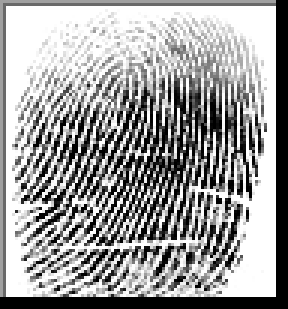
#> input picture Real/103__F_Left_ring_finger.BMP, 96 x 103 px (shown 3 times larger); its folder holds only this picture in this run
$ jupyter execute --allow-errors MinutiaesRecognition.ipynb
#> lines starting #> are read from the running program, lines starting #| are printed output that depends on the picture; after the words box and inside, x2 and y2 are one past the last pixel; in counts of white or black regions, pixels touching at a corner belong together
# Package import

Used "SOCOFing" dataset: https://www.kaggle.com/datasets/ruizgara/socofing

[cell 1]
import os
import random
import itertools
import numpy as np
import seaborn as sns
import glob
import random
import imageio
import PIL, cv2
import pandas as pd
import matplotlib.pyplot as plt
import matplotlib.image as mpimgP
import datetime
import tensorflow as tf
import skimage as si
import math
from skimage.morphology import convex_hull_image, erosion
from skimage.morphology import square
from scipy.ndimage import convolve
from PIL import Image,ImageFilter
from skimage.feature import hessian_matrix, hessian_matrix_eigvals
from scipy import ndimage
from keras.models import Sequential
from keras.utils import to_categorical, plot_model
from keras.preprocessing.image import ImageDataGenerator
from keras import layers, regularizers, optimizers, callbacks
from sklearn.model_selection import train_test_split
from sklearn.metrics import confusion_matrix

# Feature extraction (step by step)

## Import and process image

[cell 2]
DATA_DIR = "./Real/"
images = glob.glob(DATA_DIR + "*.BMP")

#count images
print(len(images))

[cell 3]
image = cv2.imread(images[0])
#> image is the input picture: shape (103, 96, 3); min 0, max 255, mean 158.3
gray = cv2.cvtColor(image, cv2.COLOR_BGR2GRAY)
plt.imshow(gray, cmap='gray')

[cell 4]
# Crop image to remove strange border coming from data
left = 2
top = 2
right = 88
bottom = 98
imgcropped = gray[top:bottom,left:right]
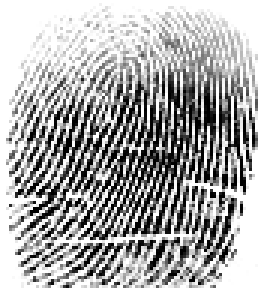
#> imgcropped: shape (96, 86) (shown 3 times larger); min 0, max 255, mean 169.3
plt.imshow(imgcropped, cmap='gray')

[cell 5]
_,th = cv2.threshold(imgcropped,80,255,cv2.THRESH_BINARY)
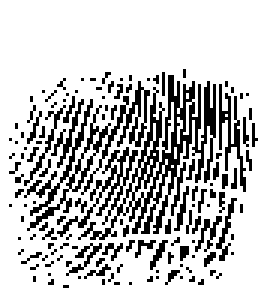
#> th: shape (96, 86) (shown 3 times larger); 76.1% white; black in thin lines or dots, all inside (x1, y1, x2, y2) = (3, 23, 86, 96)
plt.imshow(th, cmap='gray')

[cell 6]
# Binarized image 0-255 to binary image 0-1
th_inv = np.invert(th)
bin_img = np.array(th_inv/th_inv.max(),dtype=np.uint8)

plt.imshow(th_inv, cmap='gray')

[cell 7]
from skimage.morphology import skeletonize
skeleton = skeletonize(bin_img)
#> skeleton: shape (96, 86) bool; 16.5% white in thin lines or dots, all inside (x1, y1, x2, y2) = (3, 23, 85, 96)
fig, axes = plt.subplots(nrows=1, ncols=2, figsize=(8, 4),
                         sharex=True, sharey=True)

ax = axes.ravel()

ax[0].imshow(image, cmap='gray')
ax[0].axis('off')
ax[0].set_title('original', fontsize=20)

ax[1].imshow(skeleton, cmap='gray')
ax[1].axis('off')
ax[1].set_title('skeleton', fontsize=20)

fig.tight_layout()
plt.show()
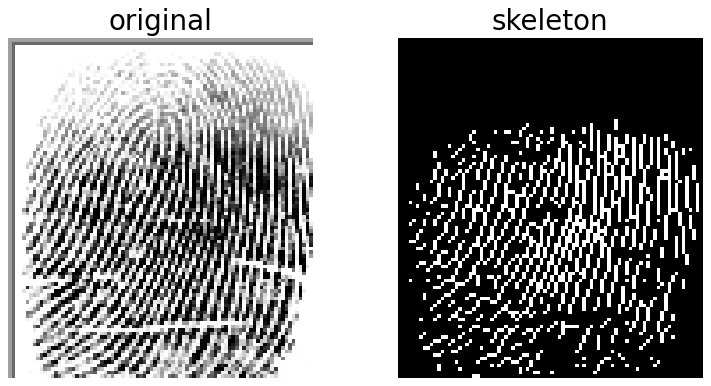
#> figure drawn by matplotlib, 2 panels

## Create arrays of terminations and bifurcations

[cell 8]
(rows, cols) = skeleton.shape
#> rows = 96; cols = 86
minutiaeTerm = np.zeros(skeleton.shape)
minutiaeBif = np.zeros(skeleton.shape)
for i in range(1,rows-1):
    for j in range(1,cols-1):
        #print(skeleton[i,j])
        if(skeleton[i][j]):
            block = skeleton[i-1:i+2,j-1:j+2]
            block_val = np.sum(block)
            if(block_val == 2):
                #print("Term")
                minutiaeTerm[i,j] = 1
            elif(block_val == 4):
                #print("Bifurcation")
                minutiaeBif[i,j] = 1
#> minutiaeBif: shape (96, 86) float64; values 0 (black) and 1 (white), 2.8% white in thin lines or dots, all inside (x1, y1, x2, y2) = (10, 28, 79, 84)
#> minutiaeTerm: shape (96, 86) float64; values 0 (black) and 1 (white), 3% white in thin lines or dots, all inside (x1, y1, x2, y2) = (3, 23, 85, 95)

bifurcations = si.measure.label(minutiaeBif, connectivity=2)
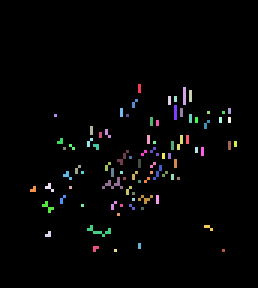
#> bifurcations: shape (96, 86) int64 (shown 3 times larger); 88 distinct labels, from 0 to 87; one colour per label, 0 black
terminations = si.measure.label(minutiaeTerm, connectivity=2)
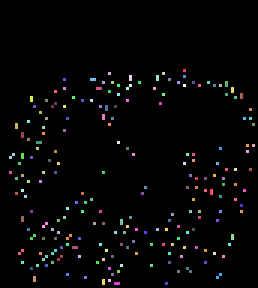
#> terminations: shape (96, 86) int64 (shown 3 times larger); 212 distinct labels, from 0 to 211; one colour per label, 0 black
bifurcations.shape
#> Out = (96, 86)

[cell 9]
regionsBIF = si.measure.regionprops(bifurcations)
#> regionsBIF = 87 regions; largest, box (x1, y1, x2, y2) and area: (34, 59, 41, 63) 10, (29, 75, 37, 79) 10, (61, 29, 62, 35) 6, (39, 50, 43, 55) 6, (46, 65, 51, 68) 6
regionsTERM = si.measure.regionprops(terminations)
#> regionsTERM = 211 regions; largest, box (x1, y1, x2, y2) and area: (43, 25, 44, 27) 2, (52, 25, 53, 27) 2, (30, 26, 32, 27) 2, (75, 27, 76, 29) 2, (42, 28, 44, 30) 2
len(regionsBIF)
#> Out = 87

[cell 10]
len(regionsTERM)
#> Out = 211

[cell 11]
class FeatureVector:
    def __init__(self, x, y, angle, type):
        self.x = x
        self.y = y
        self.angle = angle
        self.type = type

    def __repr__(self):
        return f"FV: {self.type} @ ({self.x},{self.y}) ∠ {self.angle}"

    def asarray(self):
        return [self.x, self.y, self.angle, self.type[0]]

    def __eq__(self, other):
        if isinstance(other, FeatureVector):
            return self.x == other.x and self.y == other.y and self.angle == other.angle and self.type == other.type
        return False

    def __hash__(self) -> int:
        return round(self.x*1000000+self.y)

## Calculate angle of minutiaes

[cell 12]
def calculateAngles(block, type):
    controlSum = 0
    (blockRow, blockCol) = (block.shape[0], block.shape[1])
    xCenter = (blockRow-1)/2
    yCenter = (blockCol-1)/2
    if type == "bifurcation":
        angles = []
        for i in range(blockRow):
            for j in range(blockCol):
                if (i ==0 or j== 0 or i == blockRow-1 or j== blockRow-1) and block[i][j]:
                    angle =math.degrees(math.atan2(i-xCenter, j-xCenter))
                    controlSum +=1
                    angles.append(angle)
        if controlSum != 3: #is not a bifurcation
            angles = float('nan')
        return angles
    if type == "termination":
        angles = []
        for i in range(blockRow):
            for j in range(blockCol):
                if (i ==0 or j== 0 or i == blockRow-1 or j== blockRow-1) and block[i][j]:
                    angle =math.degrees(math.atan2(i-xCenter, j-xCenter))
                    controlSum +=1
                    angles.append(angle)
                    if controlSum > 1: #is not a termination
                        angles = float('nan')
        return angles

## Save features to vector

[cell 13]
Features = []
for region in regionsBIF:
    (row,col) = np.int16(region.centroid)
    block = skeleton[row-1: row+2, col-1:col+2]
    #print(block)
    angles = calculateAngles(block, "bifurcation")
    Features.append(FeatureVector(row, col, angles, "Bifurcation"))
#> this loop made 87 passes
#> (row, col) on passes 1 to 12: (29, 46), (31, 61), (31, 63), (33, 56), (32, 58), (34, 44), (37, 58), (37, 40), (37, 60), (36, 76), (37, 69), (37, 74)
#> (row, col) on passes 26, 28, 37, 40, 41, 49: (47, 59), (46, 19), (49, 50), (52, 40), (50, 47), (54, 50)

#> (the rest of this cell did not finish here and is left out)

[cell 14]
def ShowResults(skel, TermLabel, BifLabel): #not work
    minutiaeBif = TermLabel * 0;
#> minutiaeBif: shape (96, 86) int64; every value is 0
    minutiaeTerm = BifLabel * 0;

    (rows, cols) = (skel.shape[0], skel.shape[1])
    DispImg = np.zeros((rows, cols, 3), np.uint8)
    DispImg[:, :, 0] = skel;
    DispImg[:, :, 1] = skel;
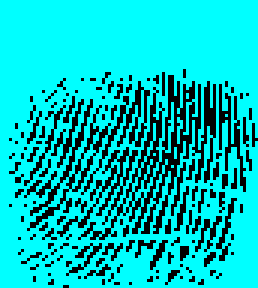
#> DispImg: shape (96, 86, 3) (shown 3 times larger); mean of channels 0, 1, 2 194.1, 194.1, 0; drawn as B, G, R
    DispImg[:, :, 2] = skel;
    a_s = np.squeeze(skel)
    print(a_s.shape)
#| (96, 86)
    RP = si.measure.regionprops(BifLabel)
    for idx, i in enumerate(RP):
        (row, col) = np.int16(np.round(i['Centroid']))
        minutiaeBif[row, col] = 1;
        (rr, cc) = si.draw.circle_perimeter(row, col, 1);
        si.draw.set_color(DispImg, (rr, cc), (255, 0, 0));
#> this loop made 87 passes
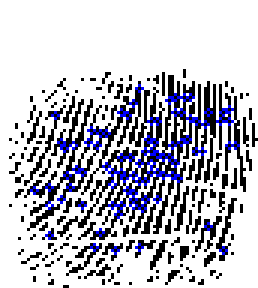
#> DispImg: shape (96, 86, 3) (shown 3 times larger); mean of channels 0, 1, 2 200.4, 190, 190; drawn as B, G, R
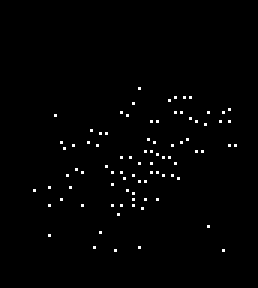
#> minutiaeBif: shape (96, 86) int64 (shown 3 times larger); values 0 (black) and 1 (white), 1.1% white in thin lines or dots, all inside (x1, y1, x2, y2) = (11, 29, 79, 84)

    RP = si.measure.regionprops(TermLabel)
    for idx, i in enumerate(RP):
        (row, col) = np.int16(np.round(i['Centroid']))
        minutiaeTerm[row, col] = 1;
        (rr, cc) = si.draw.circle_perimeter(row, col, 1);
        si.draw.set_color(DispImg, (rr, cc), (0, 0, 255));
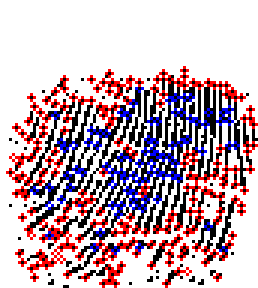
#> DispImg: shape (96, 86, 3) (shown 3 times larger); 10.05% of pixels changed, all inside (x1, y1, x2, y2) = (2, 22, 86, 96); drawn as B, G, R
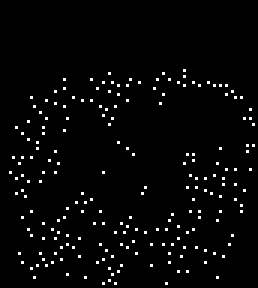
#> minutiaeTerm: shape (96, 86) int64 (shown 3 times larger); values 0 (black) and 1 (white), 2.6% white in thin lines or dots, all inside (x1, y1, x2, y2) = (3, 23, 85, 95)

    plt.figure(figsize=(6,6))
    plt.title("Minutiae extraction results")
    plt.imshow(DispImg)

[cell 15]
ShowResults(th, terminations, bifurcations)

# Recognizing fingerprints based on extracted minutiae feature vectors

[cell 16]
Features[0] # Exemplary 'Bifurcation' feature

[cell 17]
Features[-1] # Exemplary 'Termination' feature

## Finger image feature extraction in one function

[cell 18]
def extract_finger_feature_vectors(image_path, showResults=False, top=0, bottom=0, left=0, right=0):
    # Get image
    image = cv2.imread(image_path)
    gray = cv2.cvtColor(image, cv2.COLOR_BGR2GRAY)

    # Crop the image
    if not (top==bottom==left==right):
        gray = gray[top:bottom,left:right]

    # Clean-up image a little
    _, th = cv2.threshold(gray,80,255,cv2.THRESH_BINARY)

    # Binarized image 0-255 to binary image 0-1
    th_inv = np.invert(th)
    bin_img = np.array(th_inv/th_inv.max(),dtype=np.uint8)

    # Skeletonize the image
    skeleton = skeletonize(bin_img)

    # Extract features
    (rows, cols) = skeleton.shape
    minutiaeTerm = np.zeros(skeleton.shape)
    minutiaeBif = np.zeros(skeleton.shape)
    for i in range(1,rows-1):
        for j in range(1,cols-1):
            #print(skeleton[i,j])
            if(skeleton[i][j]):
                block = skeleton[i-1:i+2,j-1:j+2]
                block_val = np.sum(block)
                if(block_val == 2):
                    #print("Term")
                    minutiaeTerm[i,j] = 1
                elif(block_val == 4):
                    #print("Bifurcation")
                    minutiaeBif[i,j] = 1

    bifurcations = si.measure.label(minutiaeBif, connectivity=2)
    terminations = si.measure.label(minutiaeTerm, connectivity=2)
    regionsBIF = si.measure.regionprops(bifurcations)
    regionsTERM = si.measure.regionprops(terminations)

    Features = []
    for region in regionsBIF:
        (row,col) = np.int16(region.centroid)
        block = skeleton[row-1: row+2, col-1:col+2]
        #print(block)
        angles = calculateAngles(block, "bifurcation")
        Features.append(FeatureVector(row, col, angles, "Bifurcation"))

    for region in regionsTERM:
        (row,col) = np.int16(region.centroid)
        block = skeleton[row-1: row+2, col-1:col+2]
        #print(block)
        angles = calculateAngles(block, "termination")
        Features.append(FeatureVector(row, col, angles, "Termination"))

    if showResults:
        ShowResults(th, terminations, bifurcations)

    return Features

## Recognize fingerprints (brute force - comparing feature vectors)

#> (a cell that did not finish here is left out)

#> (a cell that did not finish here is left out)

$ run again, on Real/119__F_Right_index_finger.BMP
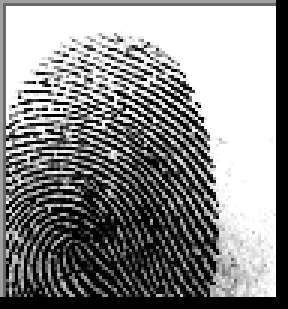
#> input picture Real/119__F_Right_index_finger.BMP, 96 x 103 px (shown 3 times larger)
#> image is the input picture: shape (103, 96, 3); min 0, max 255, mean 138.1
#> th: shape (96, 86); 65.1% white; black in thin lines or dots, all inside (x1, y1, x2, y2) = (0, 11, 71, 96)
#> bifurcations: shape (96, 86) int64; 184 distinct labels, from 0 to 183
#> terminations: shape (96, 86) int64; 126 distinct labels, from 0 to 125
#> regionsBIF = 183 regions; largest, box (x1, y1, x2, y2) and area: (61, 77, 67, 84) 13, (53, 41, 61, 45) 10, (62, 72, 69, 76) 10, (59, 38, 66, 42) 9, (51, 50, 57, 54) 8
#> regionsTERM = 125 regions; largest, box (x1, y1, x2, y2) and area: (21, 14, 23, 15) 2, (19, 16, 21, 17) 2, (18, 21, 20, 22) 2, (22, 22, 24, 23) 2, (58, 22, 60, 24) 2
#> `len(regionsBIF)`: Out = 183
#> `len(regionsTERM)`: Out = 125
#> the loop `for region in regionsBIF:` made 183 passes
#> (row, col) on passes 1 to 3: (14, 45), (26, 58), (27, 56)
#> the loop `for region in regionsTERM:` made 125 passes
#| (96, 86)
#> after the loop in ShowResults, `for idx, i in enumerate(RP):`:
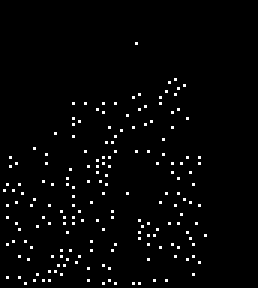
#> minutiaeBif: shape (96, 86) int64 (shown 3 times larger); values 0 (black) and 1 (white), 2.2% white in thin lines or dots, all inside (x1, y1, x2, y2) = (1, 14, 69, 95)
#> the loop in ShowResults, `for idx, i in enumerate(RP):` made 125 passes
#> after the loop in ShowResults, `for idx, i in enumerate(RP):`:
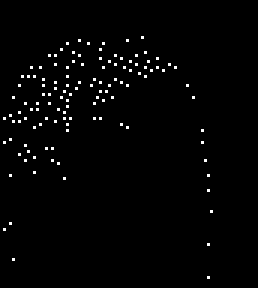
#> minutiaeTerm: shape (96, 86) int64 (shown 3 times larger); values 0 (black) and 1 (white), 1.5% white in thin lines or dots, all inside (x1, y1, x2, y2) = (1, 12, 71, 93)

$ run again, on Real/124__M_Right_thumb_finger.BMP
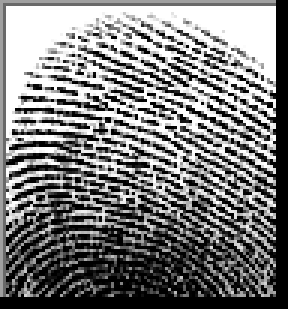
#> input picture Real/124__M_Right_thumb_finger.BMP, 96 x 103 px (shown 3 times larger)
#> image is the input picture: shape (103, 96, 3); min 0, max 255, mean 124.7
#> th: shape (96, 86); 61.8% white; black in thin lines or dots
#> th_inv: shape (96, 86); 38.2% white in thin lines or dots
#> bin_img: shape (96, 86); values 0 (black) and 1 (white), 38.2% white in thin lines or dots
#> skeleton: shape (96, 86) bool; 25.3% white in thin lines or dots
#> bifurcations: shape (96, 86) int64; 136 distinct labels, from 0 to 135
#> terminations: shape (96, 86) int64; 277 distinct labels, from 0 to 276
#> regionsBIF = 135 regions; largest, box (x1, y1, x2, y2) and area: (74, 86, 81, 90) 10, (72, 79, 76, 86) 9, (39, 84, 47, 88) 9, (9, 72, 13, 78) 8, (33, 81, 39, 86) 8
#> regionsTERM = 276 regions; largest, box (x1, y1, x2, y2) and area: (33, 6, 35, 7) 2, (47, 6, 49, 8) 2, (50, 8, 52, 10) 2, (29, 9, 31, 10) 2, (40, 9, 42, 11) 2
#> `len(regionsBIF)`: Out = 135
#> `len(regionsTERM)`: Out = 276
#> the loop `for region in regionsBIF:` made 135 passes
#> (row, col) on passes 1, 2, 4, 5, 6, 7, 8, 9: (17, 68), (17, 71), (33, 33), (41, 31), (44, 27), (46, 18), (49, 44), (54, 20)
#| (96, 86)
#> the loop in ShowResults, `for idx, i in enumerate(RP):` made 135 passes
#> after the loop in ShowResults, `for idx, i in enumerate(RP):`:
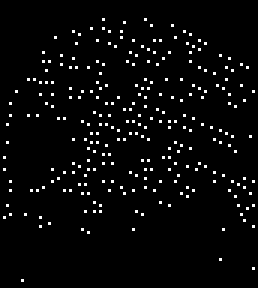
#> minutiaeTerm: shape (96, 86) int64 (shown 3 times larger); values 0 (black) and 1 (white), 3.3% white in thin lines or dots, all inside (x1, y1, x2, y2) = (1, 6, 85, 94)
